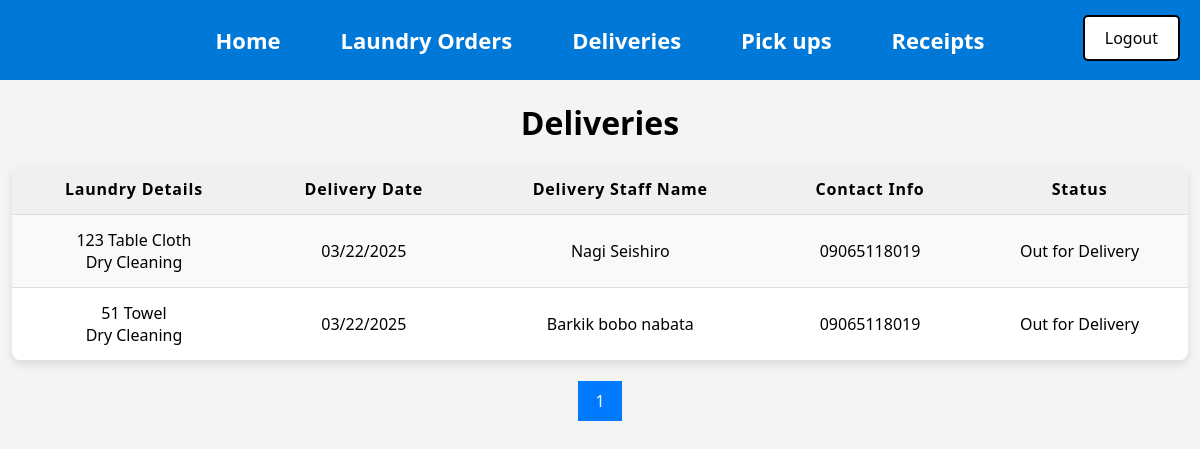
The app's page /Delivery1.php (signed in) with its own data.
### tables this page shows
CREATE TABLE `Delivery` (
  `Delivery_ID` int(11) NOT NULL AUTO_INCREMENT,
  `Delivery_date` date DEFAULT NULL,
  `Delivery_staff_name` varchar(40) DEFAULT NULL,
  `Contact_info` varchar(40) DEFAULT NULL,
  `Status` varchar(250) DEFAULT NULL,
  `Order_ID` int(11) NOT NULL,
  `User_ID` int(11) NOT NULL,
  PRIMARY KEY (`Delivery_ID`),
  KEY `Orders_Delivery` (`Order_ID`),
  KEY `Users_Delivery` (`User_ID`),
  CONSTRAINT `Orders_Delivery` FOREIGN KEY (`Order_ID`) REFERENCES `Orders` (`Order_ID`),
  CONSTRAINT `Users_Delivery` FOREIGN KEY (`User_ID`) REFERENCES `Users` (`User_ID`)
);

CREATE TABLE `Orders` (
  `Order_ID` int(11) NOT NULL AUTO_INCREMENT,
  `Order_date` date NOT NULL,
  `Laundry_type` varchar(40) NOT NULL,
  `Laundry_quantity` varchar(40) NOT NULL,
  `Cleaning_type` varchar(40) NOT NULL,
  `Place` varchar(40) NOT NULL,
  `Priority_number` varchar(40) NOT NULL,
  `Status` varchar(250) DEFAULT NULL,
  `User_ID` int(11) NOT NULL,
  PRIMARY KEY (`Order_ID`),
  KEY `Users_Orders` (`User_ID`),
  CONSTRAINT `Users_Orders` FOREIGN KEY (`User_ID`) REFERENCES `Users` (`User_ID`)
);

### htdocs/Delivery1.php (the view, shortened to what this page needs)
<?php
include 'db_connect.php';
include 'Menu2.php';
include 'Logout.php';
$results_per_page = 10;
$current_page = isset($_GET['page']) && is_numeric($_GET['page']) ? intval($_GET['page']) : 1;
$start_from = ($current_page - 1) * $results_per_page;
$total_query = "SELECT COUNT(*) AS total FROM Delivery WHERE Status IN ('Out for Delivery', 'Assigned')";
$total_result = mysqli_query($conn, $total_query);
$total_row = mysqli_fetch_assoc($total_result);
$total_results = $total_row['total'];
$total_pages = ($total_results > 0) ? ceil($total_results / $results_per_page) : 0;
?>
<!DOCTYPE html>
<html>
<head>
</head>
<body>
    <h1 align="center">Deliveries</h1>
    <table align="center" cellspacing="0" cellpadding="10">
        <tr>
            <th>Laundry Details</th>
            <th>Delivery Date</th>
            <th>Delivery Staff Name</th>
            <th>Contact Info</th>
            <th>Status</th>
        </tr>
        <?php
       $sql = "SELECT
       d.Delivery_date,
       d.Delivery_staff_name,
       d.Contact_info,
       d.Status,
       o.Laundry_quantity,
       o.Laundry_type,
       o.Cleaning_type
   FROM Delivery d
   INNER JOIN Orders o ON d.Order_ID = o.Order_ID
   WHERE d.Status IN ('Out for Delivery' , 'Assigned')
   ORDER BY d.Delivery_date ASC
   LIMIT $start_from, $results_per_page";
        $result = mysqli_query($conn, $sql);
        if (mysqli_num_rows($result) > 0) {
            while ($row = mysqli_fetch_assoc($result)) {
                echo "<tr>";
echo "<td> "  . htmlspecialchars($row['Laundry_quantity']) ." " . htmlspecialchars($row['Laundry_type']) . "<br>"  . htmlspecialchars($row['Cleaning_type']) . "</td>";
echo "<td>" . date('m/d/Y', strtotime($row['Delivery_date'])) . "</td>";
echo "<td>" . htmlspecialchars($row['Delivery_staff_name']) . "</td>";
echo "<td>" . htmlspecialchars($row['Contact_info']) . "</td>";
echo "<td>" . htmlspecialchars($row['Status']) . "</td>";
echo "</tr>";
            }
        } else {
            echo "<tr><td colspan='5'>No records found.</td></tr>";
        }
        ?>
    </table>
    <?php if ($total_results > 0) { ?>
    <div class="pagination">
        <?php
        for ($page = 1; $page <= $total_pages; $page++) {
            echo "<a href='Delivery1.php?page=$page' class='" . ($page == $current_page ? "active" : "") . "'>$page</a>";
        }
        ?>
    </div>
    <?php } ?>
</body>
</html>

### htdocs/Menu2.php (style rules this page uses)
body { font-family: 'Segoe UI', Tahoma, Geneva, Verdana, sans-serif; margin: 0; padding: 0; }

### htdocs/Delivery1.php (style rules this page uses)
body { font-family: 'Segoe UI', Tahoma, Geneva, Verdana, sans-serif; background-color: #f4f4f4; margin: 0; padding: 0; color: #333; }
h1 { text-align: center; font-weight: bold; margin-bottom: 20px; color: black; }
table { width: 98%; margin: 20px auto; border-collapse: collapse; box-shadow: 0 4px 8px rgba(0, 0, 0, 0.1); background-color: #fff; border-radius: 10px; overflow: hidden; }
th, td { padding: 14px 16px; text-align: center; border-bottom: 1px solid #ddd; color: black; }
th { background-color: #f0f0f0; color: black; font-weight: bold; letter-spacing: 0.8px; }
tr:nth-child(even) { background-color: #f9f9f9; }
.pagination { text-align: center; margin-top: 20px; }
.pagination a { display: inline-block; padding: 8px 16px; text-decoration: none; border: 1px solid #ddd; color: #333; }
.pagination a.active { background-color: #007bff; color: white; border: 1px solid #007bff; }

### records on screen
delivery: Order_ID.Laundry_quantity "123", Order_ID.Laundry_type "Table Cloth", Order_ID.Cleaning_type "Dry Cleaning", Delivery_date "03/22/2025", Delivery_staff_name "Nagi Seishiro", Contact_info "09065118019", Status "Out for Delivery"
delivery: Order_ID.Laundry_quantity "51", Order_ID.Laundry_type "Towel", Order_ID.Cleaning_type "Dry Cleaning", Delivery_date "03/22/2025", Delivery_staff_name "Barkik bobo nabata", Contact_info "09065118019", Status "Out for Delivery"
